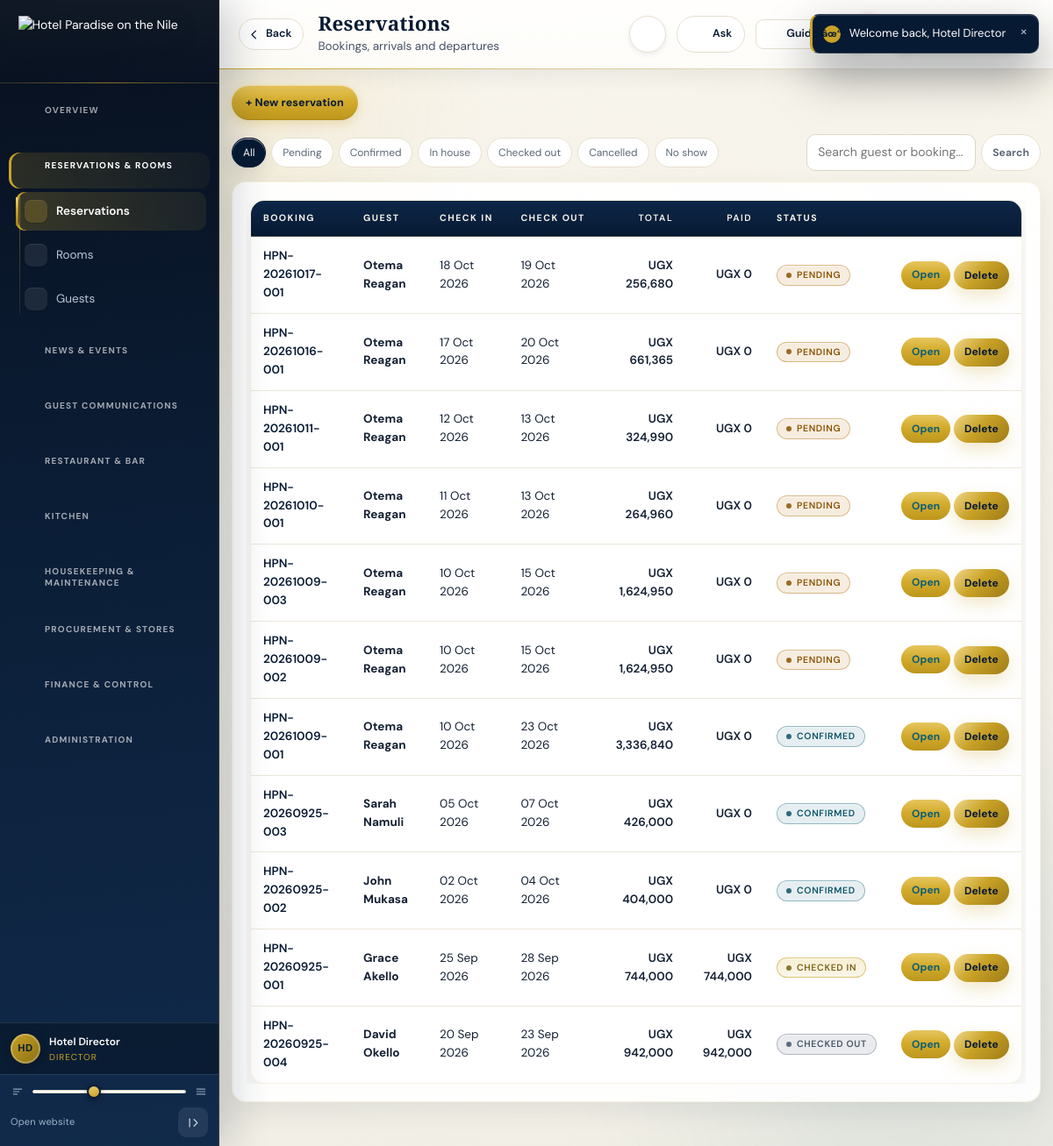
The page /backend-php/index.php?page=reservations (signed in) on the database as committed earlier.
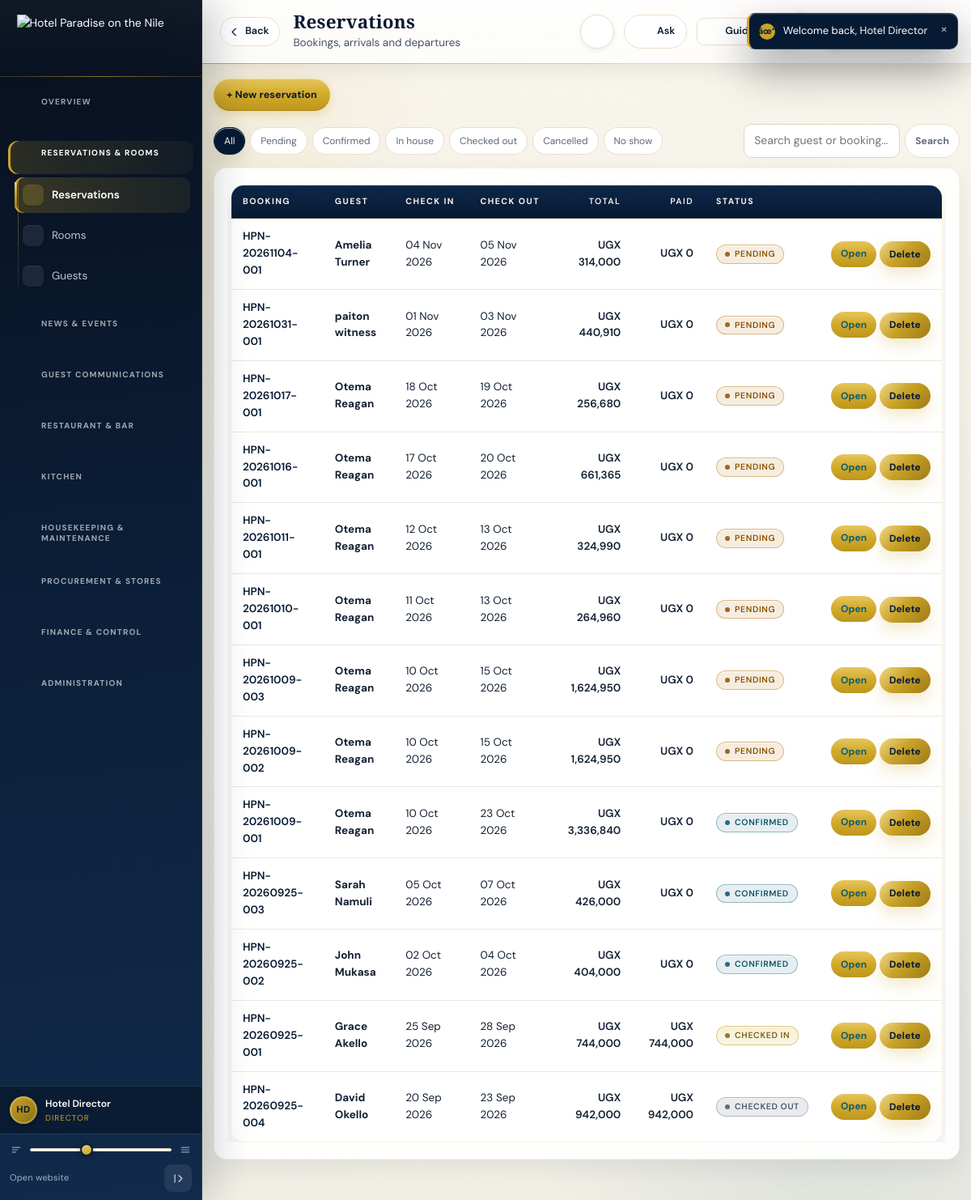
The same page on the database as committed later.
### tables this page shows
CREATE TABLE `reservations` (
  `id` bigint(20) UNSIGNED NOT NULL,
  `hotel_id` bigint(20) UNSIGNED NOT NULL,
  `guest_id` bigint(20) UNSIGNED NOT NULL,
  `booking_number` varchar(60) NOT NULL,
  `source` enum('website','walk_in','phone','email','agent','other') DEFAULT 'walk_in',
  `check_in` datetime NOT NULL,
  `check_out` datetime NOT NULL,
  `adults` int(11) DEFAULT 1,
  `children` int(11) DEFAULT 0,
  `status` enum('pending','confirmed','checked_in','checked_out','cancelled','no_show') DEFAULT 'pending',
  `room_rate` decimal(14,2) DEFAULT 0.00,
  `nights` int(11) DEFAULT 1,
  `subtotal` decimal(14,2) NOT NULL DEFAULT 0.00,
  `tax` decimal(14,2) NOT NULL DEFAULT 0.00,
  `total` decimal(14,2) NOT NULL DEFAULT 0.00,
  `paid` decimal(14,2) NOT NULL DEFAULT 0.00,
  `notes` text DEFAULT NULL,
  `created_at` timestamp NULL DEFAULT NULL,
  `updated_at` timestamp NULL DEFAULT NULL,
  `deleted_at` timestamp NULL DEFAULT NULL,
  `deleted_by` bigint(20) UNSIGNED DEFAULT NULL
);

CREATE TABLE `guests` (
  `id` bigint(20) UNSIGNED NOT NULL,
  `user_id` bigint(20) UNSIGNED DEFAULT NULL,
  `hotel_id` bigint(20) UNSIGNED NOT NULL,
  `full_name` varchar(190) NOT NULL,
  `phone` varchar(50) DEFAULT NULL,
  `email` varchar(190) DEFAULT NULL,
  `nationality` varchar(100) DEFAULT NULL,
  `id_type` varchar(50) DEFAULT NULL,
  `id_number` varchar(100) DEFAULT NULL,
  `created_at` timestamp NULL DEFAULT NULL,
  `updated_at` timestamp NULL DEFAULT NULL,
  `deleted_at` timestamp NULL DEFAULT NULL,
  `deleted_by` bigint(20) UNSIGNED DEFAULT NULL
);

### backend-php/modules/reservations.php (the view, shortened to what the rows shown need)
<?php
$where='1=1'; $params=[];
$where.=' AND r.deleted_at IS NULL';
$list=rows("SELECT r.id,r.booking_number,r.check_in,r.check_out,r.status,r.total,r.paid,r.adults,g.full_name FROM reservations r JOIN guests g ON g.id=r.guest_id WHERE $where ORDER BY r.check_in DESC LIMIT 200",$params);
echo '<div class="panel"><table class="tbl"><thead><tr><th>Booking</th><th>Guest</th><th>Check in</th><th>Check out</th><th class="num">Total</th><th class="num">Paid</th><th>Status</th><th></th></tr></thead><tbody>';
foreach($list as $r){ echo '<tr><td>'.e($r['booking_number']).'</td><td><b>'.e($r['full_name']).'</b></td><td>'.fmtdate($r['check_in']).'</td><td>'.fmtdate($r['check_out']).'</td><td class="num">'.money($r['total']).'</td><td class="num">'.money($r['paid']).'</td><td>'.status_badge($r['status']).'</td><td style="white-space:nowrap"><a class="btn sm" href="'.BASE.'/index.php?page=reservations&view='.(int)$r['id'].'">Open</a> '.trash_button('reservations',(int)$r['id'],'reservations').'</td></tr>'; }
echo '</tbody></table></div>';

### backend-php/app/bootstrap.php (shortened to what the rows shown need)
<?php
if(!function_exists('hp_config')){
 function hp_config(): array{
  $file=__DIR__.'/../config.php';
  if(!is_readable($file)) return $cfg=[];
  $got=include $file;
  return $cfg=is_array($got)?$got:[];
 }
}
function db_config(): array{
 $fromFile=hp_config();
 $fromConfig=function(string $path) use($fromFile){
  $node=$fromFile;
  foreach(explode('.',$path) as $step){
   if(!is_array($node)||!array_key_exists($step,$node)) return null;
   $node=$node[$step];
  }
  return $node;
 };
 $pick=function(string $path,string $env,string $fallback) use($fromConfig): string{
  $v=getenv($env);
  if(is_string($v)&&$v!=='') return $v;
  $v=$fromConfig($path);
  if(is_string($v)&&$v!=='') return $v;
  return $fallback;
 };
 $host=$pick('db.host','HP_DB_HOST','127.0.0.1');
 $port=$pick('db.port','HP_DB_PORT','');
 return $cfg=[
  'dsn'=>'mysql:host='.$host.($port!==''?';port='.$port:'').';charset=utf8mb4',
  'host'=>$host,'port'=>$port,
  'name'=>$pick('db.name','HP_DB_NAME','hotelpardise_system'),
  'user'=>$pick('db.user','HP_DB_USER','hotelpardise_system'),
  'pass'=>$pick('db.pass','HP_DB_PASS',''),
  'web'=>[
   'name'=>$pick('web_db.name','HP_WEB_DB_NAME','hotelpardise_website'),
   'user'=>$pick('web_db.user','HP_WEB_DB_USER','hotelpardise_website'),
   'pass'=>$pick('web_db.pass','HP_WEB_DB_PASS',''),
  ],
 ];
}
function db_connect(string $dsn,string $dbName,string $user,string $pass): PDO{
  try{
   return new PDO($dsn.';dbname='.$dbName,$user,$pass,[
    PDO::ATTR_ERRMODE=>PDO::ERRMODE_EXCEPTION,
    PDO::ATTR_DEFAULT_FETCH_MODE=>PDO::FETCH_ASSOC
   ]);
  }catch(PDOException $e){
   $reason=db_failure_reason($e,$dbName,$user);
   error_log('[hotel db] cannot open '.$dbName.' as '.$user.'@'.db_config()['host']
    .' [SQLSTATE '.$e->getCode().']: '.$reason);
   throw new RuntimeException($reason,0);
  }
}
function db(): PDO{
  static $pdo=null;
  if($pdo===null){
   $c=db_config();
   try{
    $pdo=db_connect($c['dsn'],$c['name'],$c['user'],$c['pass']);
   }catch(RuntimeException $e){
    db_setup_page($e->getMessage());
   }
  }
  return $pdo;
}
function q(string $sql,array $p=[]){ $st=db()->prepare($sql); $st->execute($p); return $st; }
function rows(string $sql,array $p=[]){ return q($sql,$p)->fetchAll(); }
function e($v=null): string{ return htmlspecialchars((string)$v,ENT_QUOTES,'UTF-8'); }
function money($v): string{ return 'UGX '.number_format((float)$v,0); }
function fmtdate($d): string{ return $d?date('d M Y',strtotime((string)$d)):''; }
function badge(string $text,string $tone='grey'): string{
 static $tones=['ok'=>1,'warn'=>1,'bad'=>1,'gold'=>1,'navy'=>1,'blue'=>1,'grey'=>1];
 $t=isset($tones[$tone])?$tone:'grey';
 return '<span class="badge '.e($t).'">'.e($text).'</span>';
}
require_once __DIR__.'/trash.php';

### backend-php/app/trash.php (shortened to what the rows shown need)
<?php
function trash_registry(): array{
 return [
  'guests'                =>['label'=>'Guest',          'title'=>'full_name',      'desc'=>'email',          'page'=>'guests'],
  'suppliers'             =>['label'=>'Supplier',        'title'=>'name',           'desc'=>'contact_person','page'=>'suppliers'],
  'users'                 =>['label'=>'Team member','title'=>'name',           'desc'=>'email',          'page'=>'users'],
  'inventory_items'       =>['label'=>'Stock item','title'=>'name','desc'=>'code','page'=>'inventory'],
  'expenses'              =>['label'=>'Expense','title'=>'number','desc'=>'description','page'=>'expenses'],
  'event_requests'        =>['label'=>'Event request','title'=>'request_number','desc'=>'full_name','page'=>'events'],
  'facility_enquiries'    =>['label'=>'Facility enquiry','title'=>'enquiry_number','desc'=>'full_name','page'=>'events'],
  'news_posts'            =>['label'=>'News post','title'=>'title','desc'=>'category','page'=>'news'],
  'reservations'          =>['label'=>'Reservation','title'=>'booking_number','desc'=>'status','page'=>'reservations'],
  'purchase_requisitions' =>['label'=>'Requisition','title'=>'number','desc'=>'status','page'=>'purchases'],
  'purchase_orders'       =>['label'=>'Purchase order','title'=>'number','desc'=>'status','page'=>'purchases'],
  'rooms'                 =>['label'=>'Room','title'=>'room_number','desc'=>'status','page'=>'rooms'],
  'room_types'            =>['label'=>'Room type','title'=>'name','desc'=>'description','page'=>'rooms'],
 ];
}
function trash_meta(string $table): ?array{ return trash_registry()[$table]??null; }
function trash_button(string $table,int $id,string $back=''): string{
 $meta=trash_meta($table);
 $msg='Move this '.$meta['label'].' to the Trash? You can restore it later from the Trash page.';
 return '<form method="post" class="actForm" onsubmit="return confirm('.json_encode($msg,JSON_UNESCAPED_SLASHES|JSON_HEX_APOS).')">'
  .csrf_field()
  .'<input type="hidden" name="trash_action" value="trash">'
  .'<input type="hidden" name="table" value="'.e($table).'">'
  .'<input type="hidden" name="id" value="'.(int)$id.'">'
  .'<input type="hidden" name="back" value="'.e($back).'">'
  .'<button class="btn sm danger" type="submit">Delete</button></form>';
}

Rows that differ between the two databases and show on the page:
added reservations: booking_number "HPN-20261104-001", guest.full_name "Amelia Turner", check_in "04 Nov 2026", check_out "05 Nov 2026", total "UGX 314,000", paid "UGX 0", status "PENDING"
added reservations: booking_number "HPN-20261031-001", guest.full_name "paiton witness", check_in "01 Nov 2026", check_out "03 Nov 2026", total "UGX 440,910", paid "UGX 0", status "PENDING"
